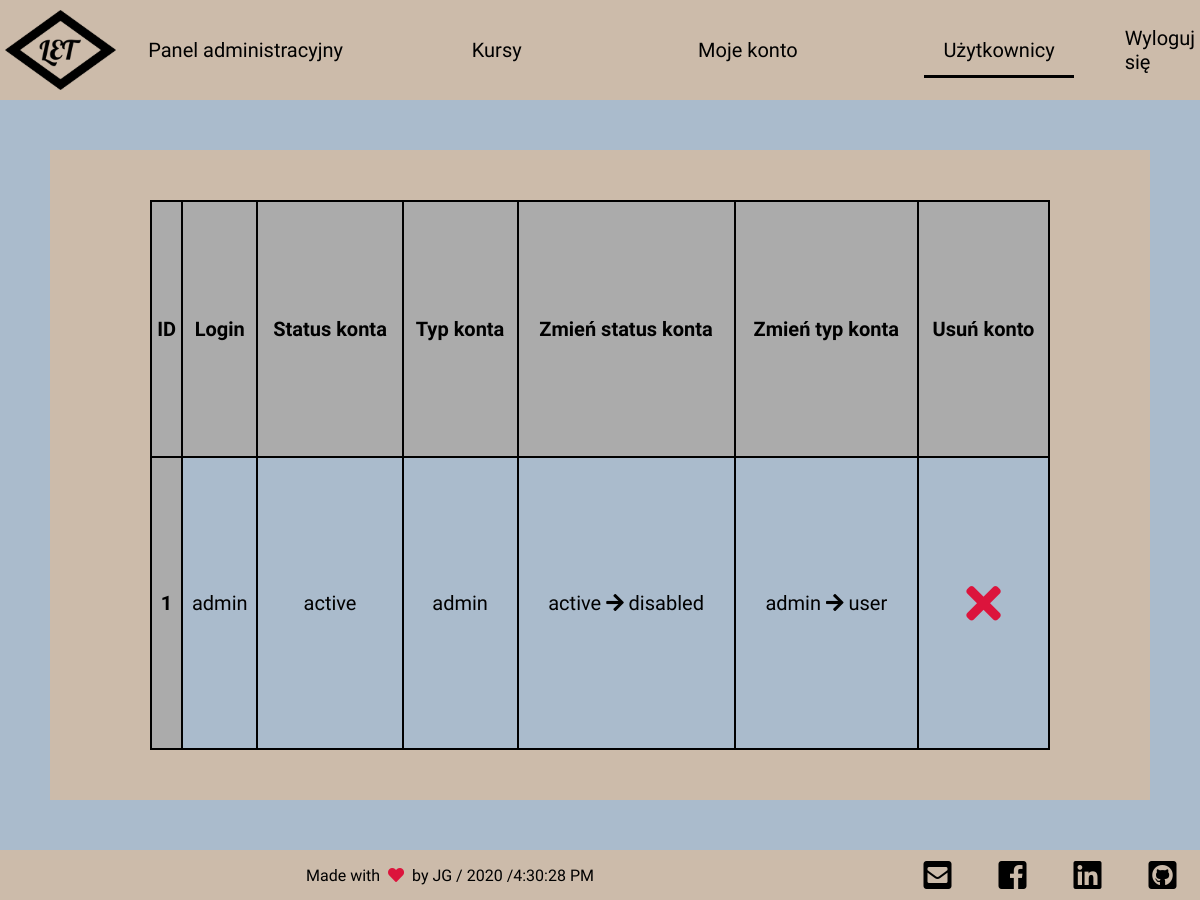
/users.php (signed in), run on the app's committed database.
### tables this page shows
CREATE TABLE `users` (
  `user_id` smallint(5) UNSIGNED NOT NULL,
  `first_name` varchar(40) NOT NULL,
  `last_name` varchar(50) NOT NULL,
  `login` varchar(30) NOT NULL,
  `password_hash` varchar(255) NOT NULL,
  `email` varchar(50) NOT NULL,
  `birth_date` date NOT NULL,
  `create_date` date NOT NULL,
  `account_status` varchar(20) NOT NULL,
  `account_type` varchar(20) NOT NULL
);

### users.php (the view, shortened to what this page needs)
<?php
  include("./scripts/connect.php");
?>
<!DOCTYPE html>
<html lang="pl-PL">
<head>
  <?php include("./templates/head-tag.php"); ?>
</head>
<body>
  <div class="wrap">
    <?php
      if($_SESSION["user"]["admin_status"] === "admin") {
        include("./templates/header-logged-admin.php");
      } else {
        include("./templates/header-logged.php");
      }
    ?>
    <main class="main">
      <article class="article" style="overflow: auto;">
        <section class="article__section">
          <section class="users">
            <?php
              $users = "SELECT * FROM `users`;";
              $res = mysqli_query($link, $users);
              echo "<table class='table'>";
              echo "<tr>
                <th>ID</th>
                <th>Login</th>
                <th>Status konta</th>
                <th>Typ konta</th>
                <th>Zmień status konta</th>
                <th>Zmień typ konta</th>
                <th>Usuń konto</th>
              </tr>";
              while ($row = mysqli_fetch_assoc($res)) {
                echo "<tr>
                  <th>$row[user_id]</th>
                  <td>$row[login]</td>
                  <td>$row[account_status]</td>
                  <td>$row[account_type]</td>";
                  if($row["account_status"] === "active") {
                    echo "
                    <td>
                      <a href='./scripts/change-status.php?id=$row[user_id]&status=disabled' class='link'>
                        active <i class='fas fa-arrow-right'></i> disabled
                      </a>
                    </td>
                    ";
                  }
                  if($row["account_type"] === "admin") {
                    echo "
                    <td>
                      <a href='./scripts/change-type.php?id=$row[user_id]&type=user' class='link'>
                        admin <i class='fas fa-arrow-right'></i> user
                      </a>
                    </td>";
                  }
              echo "
              <td>
                <a href='./scripts/delete-user.php?id=$row[user_id]' class='link'>
                  <i class='fa fa-times' style='font-size: 250%; color: crimson;'></i>
                </a>
              </td>
              </tr>";
              }
              echo "</table>";
            ?>
          </section>
        </section>
      </article>
    </main>
    <?php
      include("./templates/footer.php");
    ?>
  </div>
</body>
</html>

### styles/style.css (style rules this page uses)
* { padding: 0; margin: 0; -webkit-box-sizing: border-box; box-sizing: border-box; font-family: "Titillium Web", sans-serif; scroll-behavior: smooth; }
html, body { height: 100%; }
.link { color: inherit; text-decoration: none; }
.wrap { background-color: #abc; width: 100%; min-height: 100vh; display: -webkit-box; display: -ms-flexbox; display: flex; -webkit-box-orient: vertical; -webkit-box-direction: normal; -ms-flex-direction: column; flex-direction: column; }
.wrap .main { -webkit-box-flex: 1; -ms-flex-positive: 1; flex-grow: 1; display: -webkit-box; display: -ms-flexbox; display: flex; padding: 50px; -webkit-box-pack: center; -ms-flex-pack: center; justify-content: center; }
.wrap .main .article { overflow: hidden; width: 100%; height: 650px; display: -webkit-box; display: -ms-flexbox; display: flex; -webkit-box-orient: horizontal; -webkit-box-direction: normal; -ms-flex-flow: row wrap; flex-flow: row wrap; -webkit-box-pack: space-evenly; -ms-flex-pack: space-evenly; justify-content: space-evenly; -ms-scroll-snap-type: y mandatory; scroll-snap-type: y mandatory; }
.wrap .main .article__section { background-color: #cba; -ms-flex-preferred-size: 100%; flex-basis: 100%; height: 100%; padding: 50px; display: -webkit-box; display: -ms-flexbox; display: flex; -webkit-box-pack: center; -ms-flex-pack: center; justify-content: center; -webkit-box-align: center; -ms-flex-align: center; align-items: center; scroll-snap-align: start; }
.wrap .main .article__section .users { height: 100%; width: 100%; display: -webkit-box; display: -ms-flexbox; display: flex; -webkit-box-pack: center; -ms-flex-pack: center; justify-content: center; -webkit-box-align: center; -ms-flex-align: center; align-items: center; }
.wrap .main .article__section .users .table { background-color: #abc; height: 100%; width: 75vw; border-collapse: collapse; font-size: 125%; }
.wrap .main .article__section .users .table tr, .wrap .main .article__section .users .table th, .wrap .main .article__section .users .table td { border: 2px solid black; padding: 2.5px; text-align: center; }
.wrap .main .article__section .users .table th { background-color: #ababab; height: 50px; }

### data on the page
users: user_id "1", login "admin", account_status "active", account_type "admin"
